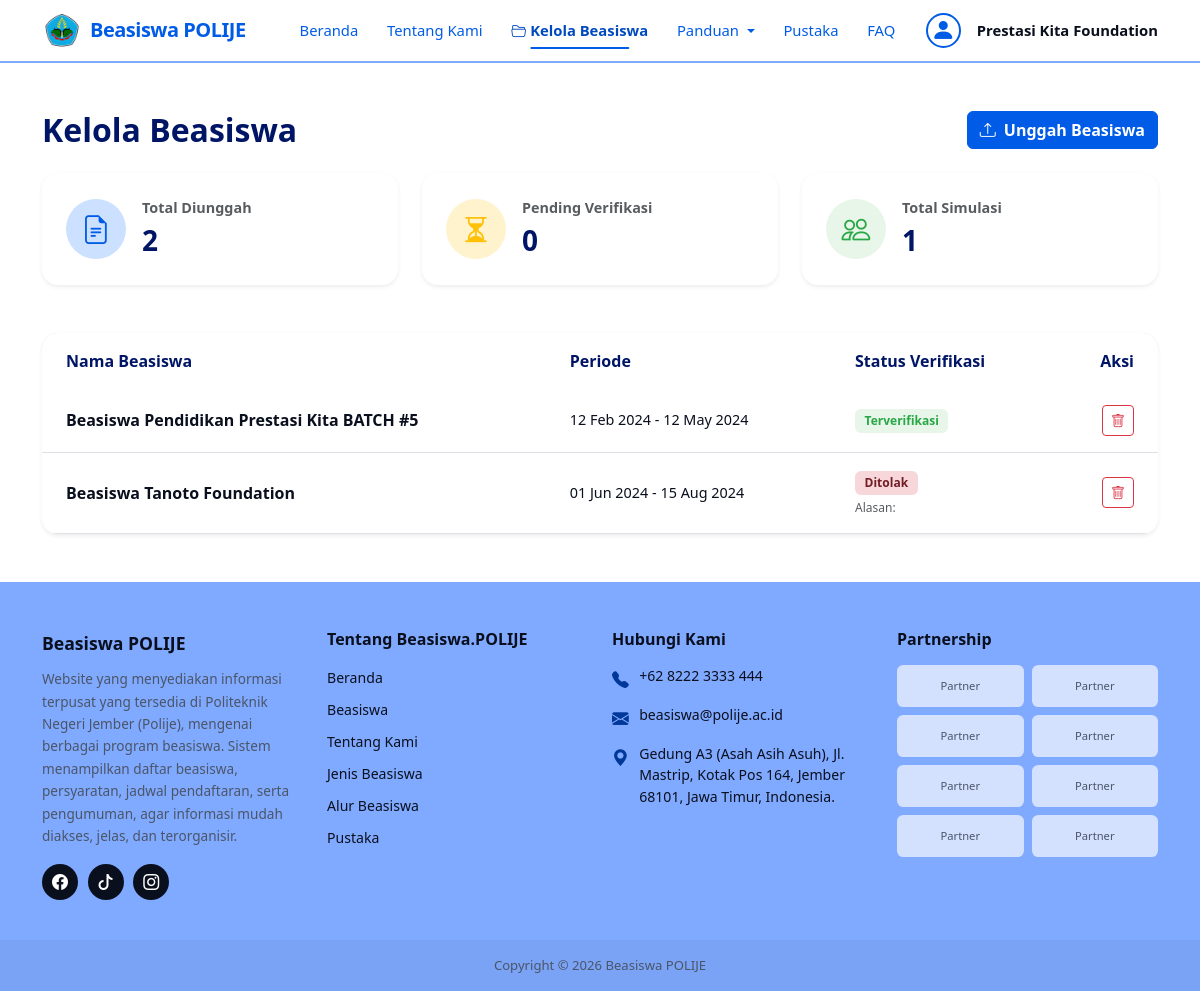
The page /public/frontend/mitra/kelola-beasiswa.php (signed in) on the database as committed earlier.
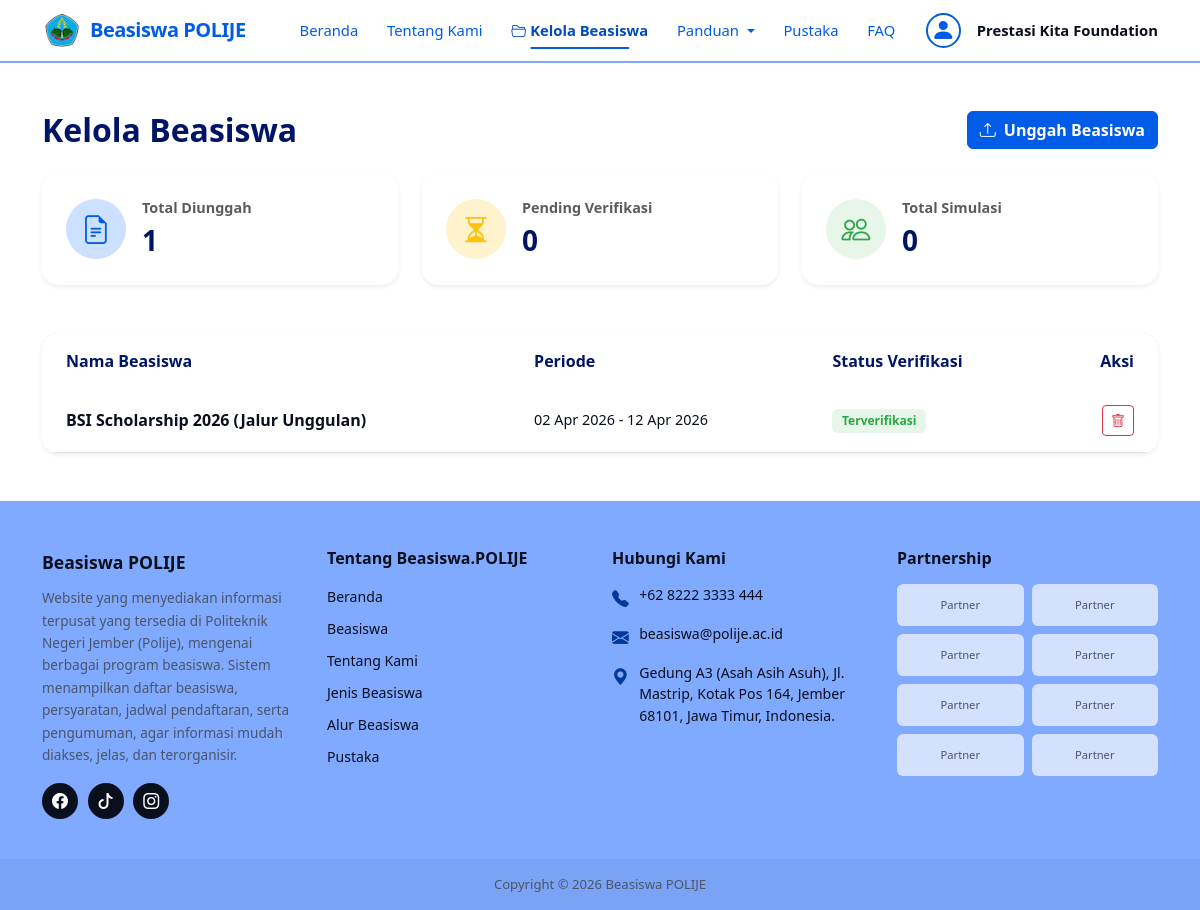
The same page on the database as committed later.
### tables this page shows
CREATE TABLE `beasiswa` (
  `id_beasiswa` int NOT NULL AUTO_INCREMENT,
  `nama_beasiswa` varchar(200) NOT NULL,
  `nama_penyelenggara` varchar(150) NOT NULL,
  `deskripsi_singkat` varchar(500) NOT NULL,
  `deskripsi_lengkap` text NOT NULL,
  `informasi_beasiswa` text NOT NULL,
  `link_pendaftaran` varchar(500) NOT NULL,
  `poster_url` varchar(500) NOT NULL,
  `tgl_buka` date NOT NULL,
  `tgl_tutup` date NOT NULL,
  `status_pendaftaran` enum('belum_dibuka','dibuka','ditutup') NOT NULL,
  `status_verifikasi` enum('pending','terverifikasi','ditolak') NOT NULL DEFAULT 'pending',
  `upload_at` timestamp NOT NULL DEFAULT CURRENT_TIMESTAMP,
  `id_mitra` int DEFAULT NULL,
  `id_admin` int DEFAULT NULL,
  `alasan_penolakan` text,
  PRIMARY KEY (`id_beasiswa`),
  KEY `fk_beasiswa_mitra` (`id_mitra`),
  KEY `fk_beasiswa_admin` (`id_admin`),
  CONSTRAINT `fk_beasiswa_admin` FOREIGN KEY (`id_admin`) REFERENCES `admin` (`id_admin`) ON DELETE SET NULL ON UPDATE CASCADE,
  CONSTRAINT `fk_beasiswa_mitra` FOREIGN KEY (`id_mitra`) REFERENCES `mitra` (`id_mitra`) ON DELETE SET NULL ON UPDATE CASCADE
);

### helpers/Session.php (called while the page is built, shortened)
<?php
class Session
{
    public static function get(string $key): mixed
    {
        return $_SESSION[$key] ?? null;
    }
    public static function getId(): ?int
    {
        $id = self::get('id');
        return $id !== null ? (int) $id : null;
    }
}

### classes/Beasiswa.php (called while the page is built, shortened)
<?php
class Beasiswa
{
    private mysqli $db;
    public function __construct(mysqli $db)
    {
        $this->db = $db;
    }
    public function getByMitra(int $id_mitra): array
    {
        $sql = "SELECT b.*, " . self::STATUS_SQL . ",
                (SELECT GROUP_CONCAT(t.nama_tag SEPARATOR ', ') FROM beasiswa_tag bt JOIN tag t ON bt.id_tag = t.id_tag WHERE bt.id_beasiswa = b.id_beasiswa) AS tag_names
                FROM beasiswa b WHERE b.id_mitra = ? ORDER BY b.upload_at DESC";
        $stmt = $this->db->prepare($sql);
        $stmt->bind_param('i', $id_mitra);
        $stmt->execute();
        $rows = $stmt->get_result()->fetch_all(MYSQLI_ASSOC);
        return $rows;
    }
}

### classes/Simulasi.php (called while the page is built, shortened)
<?php
class Simulasi
{
    private mysqli $db;
    public function __construct(mysqli $db)
    {
        $this->db = $db;
    }
    public function countByMitra(int $id_mitra): int
    {
        $stmt = $this->db->prepare(
            "SELECT COUNT(s.id_simulasi) as total
             FROM simulasi s
             JOIN beasiswa b ON s.id_beasiswa = b.id_beasiswa
             WHERE b.id_mitra = ?"
        );
        $stmt->bind_param('i', $id_mitra);
        $stmt->execute();
        $result = $stmt->get_result()->fetch_assoc();
        return (int) $result['total'];
    }
}

### public/frontend/mitra/kelola-beasiswa.php (the view, shortened to what the changed rows need)
<?php
require_once CONFIG_PATH . 'Database.php';
require_once HELPERS_PATH . 'Session.php';
require_once CLASSES_PATH . 'Beasiswa.php';
require_once CLASSES_PATH . 'Simulasi.php';
$db = Database::getInstance()->getConnection();
$idMitra = Session::getId();
$beasiswaObj = new Beasiswa($db);
$simulasiObj = new Simulasi($db);
$listBeasiswa = $beasiswaObj->getByMitra($idMitra);
$totalDiunggah = count($listBeasiswa);
$pendingVerifikasi = count(array_filter($listBeasiswa, fn($b) => $b['status_verifikasi'] === 'pending'));
$totalSimulasi = $simulasiObj->countByMitra($idMitra);
require_once __DIR__ . '/../layout/header.php';
?>
<div class="container py-5">
    <div class="d-flex justify-content-between align-items-center mb-4">
        <h1 class="page-title mb-0" style="font-size: 2rem;">Kelola Beasiswa</h1>
    </div>
    <div class="row g-4 mb-5">
        <div class="col-md-4">
            <div class="card border-0 shadow-sm rounded-4" style="background: var(--color-white);">
                <div class="card-body p-4 d-flex align-items-center gap-3">
                    <div>
                        <div class="text-muted" style="font-size: 0.9rem; font-weight: 600;">Total Diunggah</div>
                        <div class="fs-3 fw-bold" style="color: var(--color-dark);"><?= $totalDiunggah ?></div>
                    </div>
                </div>
            </div>
        </div>
        <div class="col-md-4">
            <div class="card border-0 shadow-sm rounded-4" style="background: var(--color-white);">
                <div class="card-body p-4 d-flex align-items-center gap-3">
                    <div>
                        <div class="text-muted" style="font-size: 0.9rem; font-weight: 600;">Pending Verifikasi</div>
                        <div class="fs-3 fw-bold" style="color: var(--color-dark);"><?= $pendingVerifikasi ?></div>
                    </div>
                </div>
            </div>
        </div>
        <div class="col-md-4">
            <div class="card border-0 shadow-sm rounded-4" style="background: var(--color-white);">
                <div class="card-body p-4 d-flex align-items-center gap-3">
                    <div>
                        <div class="text-muted" style="font-size: 0.9rem; font-weight: 600;">Total Simulasi</div>
                        <div class="fs-3 fw-bold" style="color: var(--color-dark);"><?= $totalSimulasi ?></div>
                    </div>
                </div>
            </div>
        </div>
    </div>
    <div class="card border-0 shadow-sm rounded-4 overflow-hidden">
        <div class="card-body p-0">
            <div class="table-responsive">
                <table class="table table-hover align-middle mb-0">
                    <thead style="background: var(--color-lighter);">
                        <tr>
                            <th class="py-3 px-4" style="color: var(--color-dark); font-weight: 600; border-bottom: none;">Nama Beasiswa</th>
                            <th class="py-3 px-4" style="color: var(--color-dark); font-weight: 600; border-bottom: none;">Periode</th>
                            <th class="py-3 px-4" style="color: var(--color-dark); font-weight: 600; border-bottom: none;">Status Verifikasi</th>
                            <th class="py-3 px-4 text-end" style="color: var(--color-dark); font-weight: 600; border-bottom: none;">Aksi</th>
                        </tr>
                    </thead>
                    <tbody>
                        <?php if (empty($listBeasiswa)): ?>
                            <tr><td colspan="4" class="text-center py-4">Belum ada beasiswa yang diunggah.</td></tr>
                        <?php else: ?>
                            <?php foreach ($listBeasiswa as $b): ?>
                            <tr>
                                <td class="py-3 px-4">
                                    <div class="fw-bold" style="color: var(--color-text);"><?= htmlspecialchars($b['nama_beasiswa']) ?></div>
                                </td>
                                <td class="py-3 px-4">
                                    <div style="font-size: 0.9rem; color: var(--color-text);"><?= date('d M Y', strtotime($b['tgl_buka'] ?? 'now')) ?> - <?= date('d M Y', strtotime($b['tgl_tutup'] ?? 'now')) ?></div>
                                </td>
                                <td class="py-3 px-4">
                                    <?php if ($b['status_verifikasi'] === 'terverifikasi'): ?>
                                        <span class="badge" style="background: #e8f5e9; color: #28a745; padding: 0.5em 0.8em;">Terverifikasi</span>
                                    <?php elseif ($b['status_verifikasi'] === 'ditolak'): ?>
                                        <span class="badge" style="background: #f8d7da; color: #721c24; padding: 0.5em 0.8em;">Ditolak</span>
                                        <div class="text-muted mt-1" style="font-size: 0.75rem;">Alasan: <?= htmlspecialchars($b['alasan_penolakan'] ?? '') ?></div>
                                    <?php else: ?>
                                        <span class="badge" style="background: #fff3cd; color: #856404; padding: 0.5em 0.8em;">Pending</span>
                                    <?php endif; ?>
                                </td>
                                <td class="py-3 px-4">
                                    <div class="d-flex justify-content-end gap-1">
                                        <form action="<?= BASE_URL ?>/backend/beasiswa/delete.php" method="POST" class="m-0" onsubmit="return confirm('Yakin ingin menghapus beasiswa ini?');">
                                            <button type="submit" class="btn btn-sm btn-outline-danger" title="Hapus"><i class="bi bi-trash"></i></button>
                                        </form>
                                    </div>
                                </td>
                            </tr>
                            <?php endforeach; ?>
                        <?php endif; ?>
                    </tbody>
                </table>
            </div>
        </div>
    </div>
</div>
<?php
require_once __DIR__ . '/../layout/footer.php';
?>

Rows that differ between the two databases and show on the page:
removed beasiswa: nama_beasiswa "Beasiswa Pendidikan Prestasi Kita BATCH #5", tgl_buka "12 Feb 2024", tgl_tutup "12 May 2024", status_verifikasi "Terverifikasi"
removed beasiswa: nama_beasiswa "Beasiswa Tanoto Foundation", tgl_buka "01 Jun 2024", tgl_tutup "15 Aug 2024"
added beasiswa: status_verifikasi "0", nama_beasiswa "BSI Scholarship 2026 (Jalur Unggulan)", tgl_buka "02 Apr 2026", tgl_tutup "12 Apr 2026", shows "Terverifikasi"
Other text that changed with them:
$totalDiunggah: "2" → "1"
$totalSimulasi: "1" → "0"
$pendingVerifikasi: "0" → (not shown)
